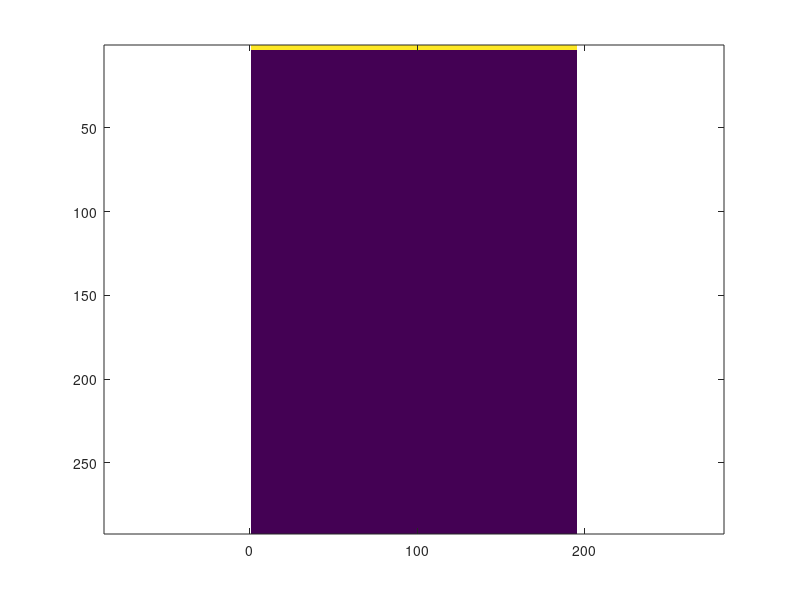

The MATLAB script that drew this image: (Note: this script raises an error after producing the figure.)

%%%%%%%%%%%%%%%%%%%%%%%%%%%%%%%%%%%%%%%%%%%%%%%%%%%%%%%%%%%%%
% GIANMARCO PINTON
% WRITTEN: NOV 13, 2013
% LAST MODIFIED: April 27, 2017
% Launch Fullwave code, easy matlab wrapper
%%% Basic variables %%%%%%%%%%%%%%%%%%%%%%%%%%%%%%%%%%%%%%%%%
c0 = 1540;         % speed of sound (m/s)
omega0 = 2*pi*1e6; % center radian frequency of transmitted wave
wY = 2e-2;         % width of simulation field (m)
wZ = 3e-2;         % depth of simulation field (m)
duration = 40e-6;  % duration of simulation (s)
p0 = 1e5; % pressure in Pa
%%% Advanced variables %%%%%%%%%%%%%%%%%%%%%%%%%%%%%%%%%%%%%%
ppw = 15;           % number of points per spatial wavelength
cfl = 0.4;         % Courant-Friedrichs-Levi condition
%%% Grid size calculations %%%%%%%%%%%%%%%%%%%%%%%%%%%%%%%%%%
lambda = c0/omega0*2*pi;
nY = round(wY/lambda*ppw);  % number of lateral elements
nZ = round(wZ/lambda*ppw);  % number of depth elements
nT = round(duration*c0/lambda*ppw/cfl);
dY = c0/omega0*2*pi/ppw;
dZ = c0/omega0*2*pi/ppw;
dT = dY/c0*cfl;
%%% Generate field maps %%%%%%%%%%%%%%%%%%%%%%%%%%%%%%%%%%
cmap = ones(nY,nZ)*1540;   % speed of sound map (m/s)
rhomap = ones(nY,nZ)*1000; % density map (kg/m^3)
Amap = ones(nY,nZ)*0.0;    % attenuation map (dB/MHz/cm)
boveramap = -2*ones(nY,nZ);    % nonlinearity map 
cmap(round(nY/2)-1:round(nY/2)+1,round(nZ/1.3)-1:round(nZ/1.3)+1)=0.5*c0; % scatterer
%cmap(:,round(nZ/1.3):end)=0.6*c0; % surface
imagesc(cmap'), axis equal, axis tight
%%% Generate input coordinates %%%%%%%%%%%%%%%%%%%%%%%%%%%
inmap = zeros(nY,nZ); 
inmap(:,1) = ones(nY,1); inmap(:,2) = ones(nY,1); inmap(:,3) = ones(nY,1);
imagesc(inmap'), axis equal, axis tight
incoords = mapToCoords(inmap); % note zero indexing for compiled code
plot(incoords(:,1),incoords(:,2),'.')
%%% Generate initial conditions based on input coordinates %%%%%%
ncycles = 2; % number of cycles in pulse
dur = 2; % exponential drop-off of envelope
fcen=[round(nY/2) round(nZ/1.3)]; % center of focus
t = (0:nT-1)/nT*duration-ncycles/omega0*2*pi;
icvec = exp(-(1.05*t*omega0/(ncycles*pi)).^(2*dur)).*sin(t*omega0)*p0;
icmat=repmat(icvec,size(incoords,1)/3,1);
icvec = exp(-(1.05*t*omega0/(ncycles*pi)).^(2*dur)).*sin((t-dY/c0)*omega0)*p0;
icmat=[icmat' repmat(icvec,size(incoords,1)/3,1)']';
icvec = exp(-(1.05*t*omega0/(ncycles*pi)).^(2*dur)).*sin((t-2*dY/c0)*omega0)*p0;
icmat=[icmat' repmat(icvec,size(incoords,1)/3,1)']';

imagesc(icmat)
%%% Generate output coordinates %%%%%%%%%%%%%%%%%%%%%%%%%%
outmap = zeros(nY,nZ);
[modidy modidz] = meshgrid(1:3:nY,1:3:nZ);
outmap(modidy,modidz) = 1;
imagesc(outmap'), axis equal, axis tight
outcoords = mapToCoords(outmap);

%mex try6_rebuild2.c

[dY dZ] = launchTotalFullWaveRebuild2(c0,omega0,wY,wZ,duration,p0,ppw,cfl,cmap,rhomap,Amap,boveramap,incoords,outcoords,icmat)

ncoordsout=size(outcoords,1)
nRun=sizeOfFile('genout.dat')/4/ncoordsout
genout = readGenoutSlice(['genout.dat'],0:nRun-1,size(outcoords,1));
p = reshape(genout,size(genout,1),size(modidy,2),size(modidy,1));
imagesc(squeeze(p(end,:,:))), colorbar
count = 1;
for i=1:2:size(p,1)
  imagesc(squeeze(p(i,:,:))', [-1 1]*p0), title(num2str(i)), colorbar, drawnow
  res(count) = getframe;
  count = count+1;
end
